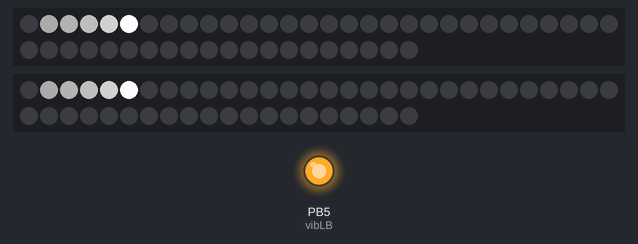
This sketch was run on a simulated ATtiny85, built with avr-gcc and run on an emulated ATtiny85. Parts: 2 × 50 RGB LEDs in strip order, left to right, continuing on the next row, output pins drawn as LEDs (lit = HIGH). Dim RGB values are drawn brighter than linear.

Above: at 18.89 s.
At 25.28 s:
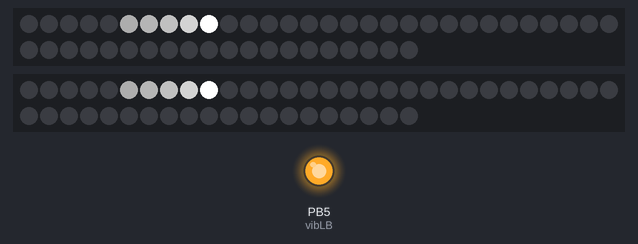
At 29.2 s:
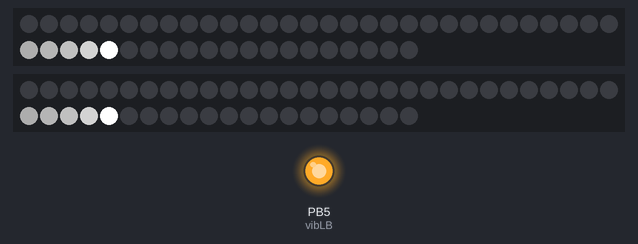
At 39.7 s:
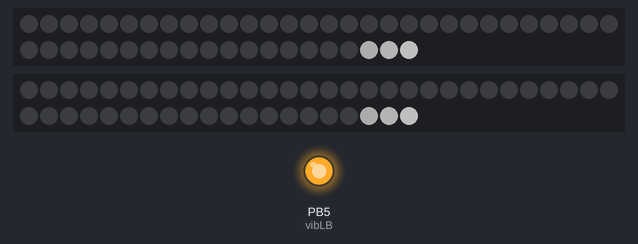
Timing chart, 0 to 40.0 s (numbered marks = the images above):
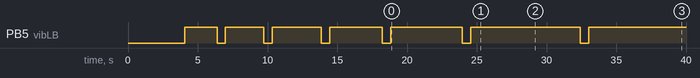

Measured:
- by itself, PB5 (vibLB): LOW → HIGH at 4.1 s, → LOW 2.3 s later, → HIGH 0.61 s later, → LOW 2.7 s later, … (13 changes in this stretch)

The sketch:

ceres_2018.ino
```cpp
#include <Adafruit_NeoPixel.h>
#ifdef __AVR__
#include <avr/power.h>
#endif

#define vibLF 6
#define vibLB 5
#define vibRF 11
#define vibRB 10

#define PIN_R 3 //3 on feather
#define PIN_L 2 //3 on feather
#define NUMPIXELS 50

Adafruit_NeoPixel stripR = Adafruit_NeoPixel(NUMPIXELS, PIN_R, NEO_GRB + NEO_KHZ800);
Adafruit_NeoPixel stripL = Adafruit_NeoPixel(NUMPIXELS, PIN_L, NEO_GRB + NEO_KHZ800);

int num = 17;
uint16_t pwm[] =  {114, 132, 129, 153, 236, 244, 255, 249, 234, 178, 159, 130, 55, 213, 196, 247, 193};
int velocity[] =  { 62, 40, 48, 64, 69, 96, 150, 137, 74, 78, 65, 54, 40, 83, 67, 137, 78};

float pos1 = 0, speed1 = 1;
int fullBri = 255;


unsigned long previousMillis = 0;        // will store last time LED was updated
// constants won't change:
const long interval = 1000;           // interval at which to blink (milliseconds)

void setup() {
  // This is for Trinket 5V 16MHz, you can remove these three lines if you are not using a Trinket
#if defined (__AVR_ATtiny85__)
  if (F_CPU == 16000000) clock_prescale_set(clock_div_1);
#endif
  // End of trinket special code

  stripR.begin();
  stripR.setBrightness(fullBri);
  stripR.show(); // Initialize all pixels to 'off'

  stripL.begin();
  stripL.setBrightness(fullBri);
  stripL.show(); // Initialize all pixels to 'off'
}


void loop() {
  for (int j = 0; j < num; j ++) {
    //each neo
    for (uint8_t i = 0; i < NUMPIXELS; i++) {
      //each neopixel
      stripR.setPixelColor(i, 0);
      stripR.setPixelColor(i + 1,  int(pwm[j] / 5), int(pwm[j] / 5), int(pwm[j] / 5));
      stripR.setPixelColor(i + 2,  int(pwm[j] / 4), int(pwm[j] / 4), int(pwm[j] / 4));
      stripR.setPixelColor(i + 3,  int(pwm[j] / 3), int(pwm[j] / 3), int(pwm[j] / 3));
      stripR.setPixelColor(i + 4,  int(pwm[j] / 2), int(pwm[j] / 2), int(pwm[j] / 2));

      stripL.setPixelColor(i, 0);
      stripL.setPixelColor(i + 1,  int(pwm[j] / 5), int(pwm[j] / 5), int(pwm[j] / 5));
      stripL.setPixelColor(i + 2,  int(pwm[j] / 4), int(pwm[j] / 4), int(pwm[j] / 4));
      stripL.setPixelColor(i + 3,  int(pwm[j] / 3), int(pwm[j] / 3), int(pwm[j] / 3));
      stripL.setPixelColor(i + 4,  int(pwm[j] / 2), int(pwm[j] / 2), int(pwm[j] / 2));

      if (i >= (NUMPIXELS - 1)) {
        //tlc.setPWM(0, pwm[j]/6);
      } else {
        stripR.setPixelColor(i + 5,  pwm[j], pwm[j], pwm[j]);
        stripL.setPixelColor(i + 5,  pwm[j], pwm[j], pwm[j]);
      }
      stripR.show();
      stripL.show();
      // if (j % 4 == 0) {
      analogWrite(vibLF, pwm[j]);
      // Serial.println("LF");
      //} else if (j % 4 == 1) {
      analogWrite(vibRF, pwm[j]);
      //Serial.println("RF");
      //} else if (j % 4 == 2) {
      analogWrite(vibRB, pwm[j]);
      //Serial.println("RB");
      //} else if (j % 4 == 3) {
      analogWrite(vibLB, pwm[j]);
      //Serial.println("LB");
      //}
      delay(velocity[j]);
    }
    analogWrite(vibLF, 0);
    analogWrite(vibLB, 0);
    analogWrite(vibRF, 0);
    analogWrite(vibRB, 0);
    delay(600);
  }
  delay(1000);
}
```
